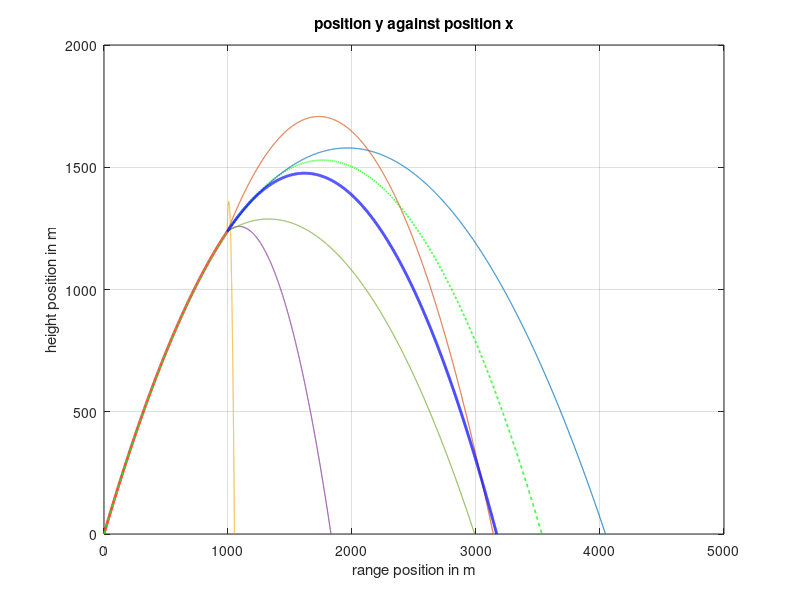

Here is the MATLAB script that generated this plot: (Note: this script raises an error after producing the figure.)
%% This program simulates and calculates the centre of mass of a bomb following a projectile motion
% In this program it is assumed that the bomb starts at on piece and then
% explodes into multiple fragments
clear ; clc; %clear previous program
%% Setting up paremters
M = 100; % the mass in kg
theta = pi/3; % the angle that the bomb starts at in deg
speed = 200; % the initial speed of the bomb in m/s
x_speed = speed*cos(theta) ; % x component of the speed
y_speed = speed*sin(theta) ; % y component of the speed
v = [x_speed, y_speed];
g = 9.81; % the acceleraton of gravity in m+/s^2
y_at_peak = y_speed^2/(2*g);
time_at_peak = y_speed/g;
x_at_peak = x_speed*time_at_peak;

%range of explosion is between quarter and three-quarters through
%doing this here because we need speed and position right before explosion
% explosion_time = time_at_peak + rand*time_at_peak*0.5;
explosion_time = time_at_peak*0.5 +rand*time_at_peak;
velocity_pre_explosion = [x_speed,0];
explosion_position = [0, 0];
%% the trajectory of the bomb
tau = 0.01; %timestep
Nsteps = ceil((2*time_at_peak)/tau); % number of steps
explosion_step = ceil(explosion_time/tau);
x_position = zeros(1, Nsteps+1);
y_position = zeros(1, Nsteps+1);
for i=2:Nsteps+1
% now we will update the velocity and the position since the acceleration
% is constant
    t = i*tau ; % current time
% from the kinematic equations
    x_position(i) = x_speed*t ; % x = xo +v(ox)t 
    y_position(i) = y_speed*t - 0.5*g*t^2 ; % y = yo + v(oy)t-gt^2/2
    if i == explosion_step
        velocity_pre_explosion(2) = y_speed - g*t;
        explosion_position = [x_position(i), y_position(i)];
    end
    if y_position(i) < 0 %to counter error due to rounding
        y_position(i) = 0;
        x_position(i) = x_speed*2*time_at_peak;
    end
end
%% plotting 
clf ; % clear and move forward
plot(x_position(1, 1:explosion_step),y_position(1, 1:explosion_step),'r-','LineWidth',2)
grid on
hold on
plot(x_position,y_position,'g--','Linewidth',1.2)
title('position y against position x')
xlabel('range position in m')
ylabel('height position in m')
grid on
hold on

%part 2
%randomise some aspects of explosion
explosion_impulse_time = 0.1;
n_fragments = 5;
fragment_masses = zeros(1, n_fragments);
remaining_mass = M;
for i=1:n_fragments-1
    %largest fragment is less than 60% of remainder, greater than 10%
    %this way we don't have (or 'ignore') minisicule pieces
    fragment_masses(i) = (0.1*remaining_mass) + (0.5*rand*remaining_mass);
    remaining_mass = remaining_mass - fragment_masses(i);
end
fragment_masses(n_fragments) = remaining_mass;

%if each fragment is a circle sector, with sides R = 0.25,
%the angle for each sector is given by
fragment_angles = 2*pi*fragment_masses/M;
%randomising a starting point, relative to the horizontal
explosion_force = 6000 + (rand*3000); %newtons
impulse = explosion_force*explosion_impulse_time;
x_speed_fragments = zeros(1, n_fragments);
y_speed_fragments = zeros(1, n_fragments);
starting_angle = 2*pi*rand; %randomised initially, cimulative
%getting initial velocities, conservation of momentum
for i=1:n_fragments
    
    %the centre of mass of each circle sector with angle gamma, is along
    %the radius starting from gamma/2 (due to symmetry).
    %so, the angle from from the horizontal to the direction each fragment
    %will fly off in is given by
    
    tilda = starting_angle + fragment_angles(i)/2;
    % mv(aft) - mv(bef) = ft
    
    x_speed_fragments(i) = ((impulse * cos(tilda))+ ...
        (fragment_masses(i)*velocity_pre_explosion(1)))/fragment_masses(i);   
    y_speed_fragments(i) = ((impulse * sin(tilda))+ ...
        (fragment_masses(i)*velocity_pre_explosion(2)))/fragment_masses(i);  
    
    starting_angle = starting_angle + fragment_angles(i);
end
%these get extended, in the following loop
fragment_x_positions = zeros(n_fragments, 1);
fragment_y_positions = zeros(n_fragments, 1);

all_midair = ones(1, n_fragments);
reached_ground = 0; %n of fragments that reached ground
midair = true;
frames_to_ground = zeros(1, n_fragments);
k = 0; %while loop counter
while (midair)
    t = tau*k;
    k = k+1;
    for i=1:n_fragments
        fragment_x_positions(i, k) = (x_speed_fragments(i)*t)+explosion_position(1);
        fragment_y_positions(i, k) = ((y_speed_fragments(i)*t)-(0.5*g*t^2))+explosion_position(2);
        if (fragment_y_positions(i, k) < 0) && all_midair(i) 
            all_midair(i) = 0;
            frames_to_ground(i) = k-1;
            reached_ground = reached_ground + 1;
            if (reached_ground == n_fragments)
                midair = false;
                %DO NOT ADD 'BREAK', still need x positions to be set
            end
        end
    end
end

%plotting the trajectory of the peices
for i=1:n_fragments
    plot(fragment_x_positions(i, 1:frames_to_ground(i)), ...
        fragment_y_positions(i, 1:frames_to_ground(i)),'LineWidth',0.8);
    grid on
    hold on
end


centre_of_mass = zeros(2, k);

for j=1:k
    for i=1:n_fragments
        centre_of_mass(1, j) = centre_of_mass(1, j) + (fragment_x_positions(i, j) * fragment_masses(i));
        centre_of_mass(2, j) = centre_of_mass(2, j) + (fragment_y_positions(i, j) * fragment_masses(i));
    end
    if centre_of_mass(2, j) < 0
        frames_to_ground(n_fragments+1) = j-1;
        break
    end
end
centre_of_mass = centre_of_mass/M;

plot(centre_of_mass(1, 1:frames_to_ground(n_fragments+1)), ...
    centre_of_mass(2, 1:frames_to_ground(n_fragments+1)),'b-', 'lineWidth', 2) % plotting the centre of mass trajectory
f_names = strings(1, 3 + n_fragments);
f_names(1) = 'bomb';
f_names(2) = 'expected trajectory';
for i=3:2+n_fragments
    f_names(i) = 'fragment ' + string(i-2);
end
f_names(n_fragments+3) = 'centre of mass';
% ylim([0, inf]);
legend(f_names) %remove this to view graph clearly